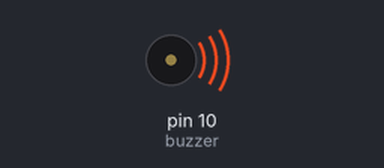
The sketch below on a simulated Arduino Uno, built with avr-gcc and run on an emulated ATmega328P. On the bench: buzzer (waves = sounding).

Above: at 0.7 s.
Timing chart, 0 to 5.8 s (numbered marks = the images above):
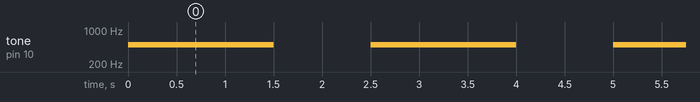

The sketch:

pisca_pisca_sonoro.ino
```cpp
// Pisca-pisca sonoro.

int buzzer = 10;
int frequencia = 500; // Quanto MAIOR a frequencia, MAIS agudo o som.

void setup(){
  pinMode(buzzer, OUTPUT); // Configura o pino com o buzzer como saída
}

void loop(){
  tone(10, frequencia); // Gera frequencia de 500Hz no buzzer
  delay(1500);
  noTone(10); // para frequencia no buzzer
  delay(1000);
}
```

Measured:
- by itself, tone on pin 10 (buzzer): alternates 500 Hz for 1.5 s and silent for 1.0 s
